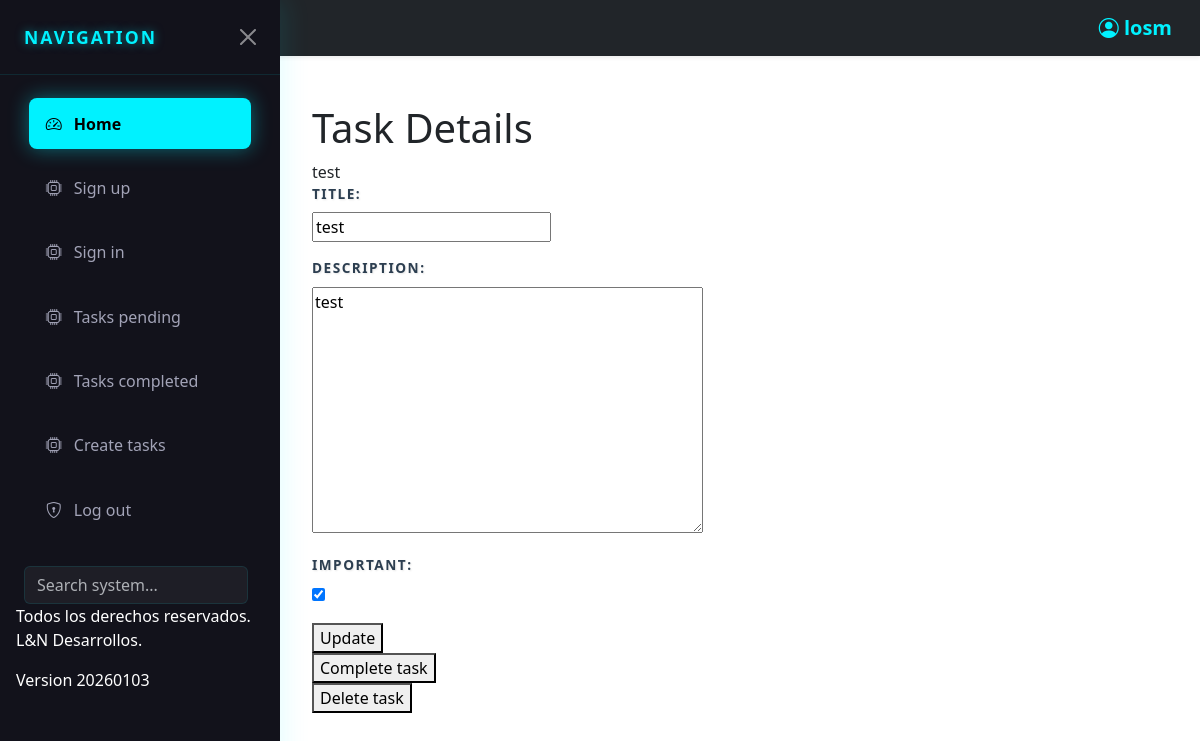
Page /tasks/3/ (signed in) on the committed database.
### tasks/models.py (models this page shows, shortened)
class Task(models.Model):
    title=models.CharField(max_length=200)
    description=models.TextField(blank=True)
    datecreated=models.DateTimeField(auto_now_add=True)
    datecompleted=models.DateTimeField(null=True)
    important=models.BooleanField(default=True)
    user=models.ForeignKey(User, on_delete=models.CASCADE)

### tasks/views.py (the view, shortened to what this page needs)
# urls.py: path('tasks/<int:task_id>/',views.task_detail,name='task_detail'),
@login_required
def task_detail(request,task_id):
    if request.method=='GET':
        task=get_object_or_404(Task,pk=task_id, user=request.user)
        form=TaskForm(instance=task)
        return render(request, 'task_detail.html', {'task':task, 'form': form} )

### tasks/forms.py
class TaskForm(ModelForm):
    class Meta:
        model=Task
        fields=['title','description','important']

### tasks/templates/task_detail.html (shortened to what this page needs)
{% extends 'base.html' %}
{% block content %}
<h1>Task Details</h1>
{{ task.title }}
<form method="POST">
{{ form.as_p}}
    <button>
Update
    </button>
</form>
<form action="{% url 'complete_task' task.id %}"  method="POST">
    <button>
        Complete task
    </button>
</form>
<form action="{% url 'delete_task' task.id %}"  method="POST">
    <button>
        Delete task
    </button>
</form>
{% endblock %}

### tasks/templates/base.html (shortened to what this page needs)
<!DOCTYPE html>
<html lang="en">
<head>
<link rel="stylesheet" href="https://cdn.jsdelivr.net/npm/bootstrap@5.3.8/dist/css/bootstrap.min.css">
<link rel="stylesheet" href="https://cdn.jsdelivr.net/npm/bootstrap-icons@1.11.1/font/bootstrap-icons.css">
</head>
<body>
<nav class="navbar bg-dark fixed-top shadow-sm" data-bs-theme="dark">
  <div class="container-fluid">
    <button class="navbar-toggler border-0" type="button" data-bs-toggle="offcanvas" data-bs-target="#offcanvasNavbar">
    </button>
    <a class="navbar-brand fw-bold ms-2" href="#" style="color: var(--aqua-neon);"> <i class="bi bi-person-circle"></i> {{ user.username }}</a>
   <div class="offcanvas offcanvas-start show"
     data-bs-backdrop="false"
     data-bs-scroll="true"
     tabindex="-1"
     id="offcanvasNavbar">
      <div class="offcanvas-header">
        <h5 class="offcanvas-title" id="offcanvasNavbarLabel">Navigation</h5>
        <button type="button" class="btn-close btn-close-white" data-bs-dismiss="offcanvas"></button>
      </div>
      <div class="offcanvas-body">
        <ul class="navbar-nav flex-grow-1">
          <li class="nav-item">
            <a class="nav-link active" href="/">
              <i class="bi bi-speedometer2"></i> Home
            </a>
          </li>
          <li class="nav-item">
            <a class="nav-link" href="/signup">
              <i class="bi bi-cpu"></i> Sign up
            </a>
          </li>
          <li class="nav-item">
            <a class="nav-link" href="/signin">
              <i class="bi bi-cpu"></i> Sign in
            </a>
          </li>
          {% if user.is_authenticated %}
          <li class="nav-item">
            <a class="nav-link" href="{% url 'tasks' %}">
              <i class="bi bi-cpu"></i> Tasks pending
            </a>
          </li>
            <li class="nav-item">
            <a class="nav-link" href="{% url 'tasks_completed' %}">
              <i class="bi bi-cpu"></i> Tasks completed
            </a>
          </li>
            <li class="nav-item">
            <a class="nav-link" href="/tasks/create">
              <i class="bi bi-cpu"></i> Create tasks
            </a>
          </li>
          <li class="nav-item">
            <a class="bi bi-shield-lock nav-link" href="/logout"> Log out</a>
          </li>
          {% endif %}
        </ul>
        <form class="d-flex mt-4 px-2" role="search">
          <input class="form-control search-box me-2" type="search" placeholder="Search system..." aria-label="Search">
        </form>
        <p>Todos los derechos reservados. L&N Desarrollos.</p>
        <p>Version 20260103</p>
      </div>
    </div>
  </div>
</nav>
<main class="container mt-4">
    {% block content %}
    {% endblock %}
</main>
</body>
</html>

### tasks/templates/base.html (style rules this page uses)
body { transition: all 0.3s ease-in-out; padding-top: 80px; margin-left: 0; }
@media (min-width: 992px) { body:has(.offcanvas.show) { padding-left: 280px; } }
main.container { max-width: 100%; padding-left: 2rem; padding-right: 2rem; transition: all 0.3s ease-in-out; }
:root { --aqua-neon: #00f2ff; --dark-bg: #12121b; }
.offcanvas { border: none !important; box-shadow: 5px 0 25px rgba(0, 242, 255, 0.1); background: var(--dark-bg); color: #ffffff; width: 280px !important; }
.offcanvas-header { border-bottom: 1px solid rgba(0, 242, 255, 0.1); padding: 1.5rem; }
.offcanvas-title { font-weight: 800; letter-spacing: 2px; text-transform: uppercase; font-size: 1.1rem; color: var(--aqua-neon); text-shadow: 0 0 10px rgba(0, 242, 255, 0.5); }
.nav-link { color: #a2a3b7 !important; padding: 0.8rem 1rem !important; margin: 0.4rem 0.8rem; border-radius: 8px; transition: all 0.4s cubic-bezier(0.4, 0, 0.2, 1); display: flex; align-items: center; gap: 12px; border: 1px solid transparent; }
.nav-link.active { background: var(--aqua-neon) !important; color: #000000 !important; font-weight: 600; box-shadow: 0 0 20px rgba(0, 242, 255, 0.4); }
.nav-link.active i { color: #000000 !important; }
.btn-close-white { filter: invert(1) sepia(100%) saturate(5000%) hue-rotate(150deg); }
.search-box { background: rgba(255,255,255,0.05); border: 1px solid rgba(0, 242, 255, 0.1); color: white; }
.offcanvas.show { z-index: 1045; }
main.container { position: relative; z-index: 1040; }
.offcanvas { z-index: 1060 !important; background-color: #12121b !important; opacity: 1 !important; visibility: visible !important; }
.navbar { z-index: 1050 !important; }
main.container { position: relative; z-index: 1; }
label { color: #2c3e50 !important; font-size: 0.85rem !important; font-weight: 700 !important; text-transform: uppercase !important; letter-spacing: 1.5px !important; margin-bottom: 8px !important; display: block; text-shadow: 1px 1px 2px rgba(0, 0, 0, 0.1); transition: all 0.3s ease-in-out; }

### rows in the picture
Task: title "test", description "test", important "☑"

### other values in the picture
{{ user.username }} "losm"
